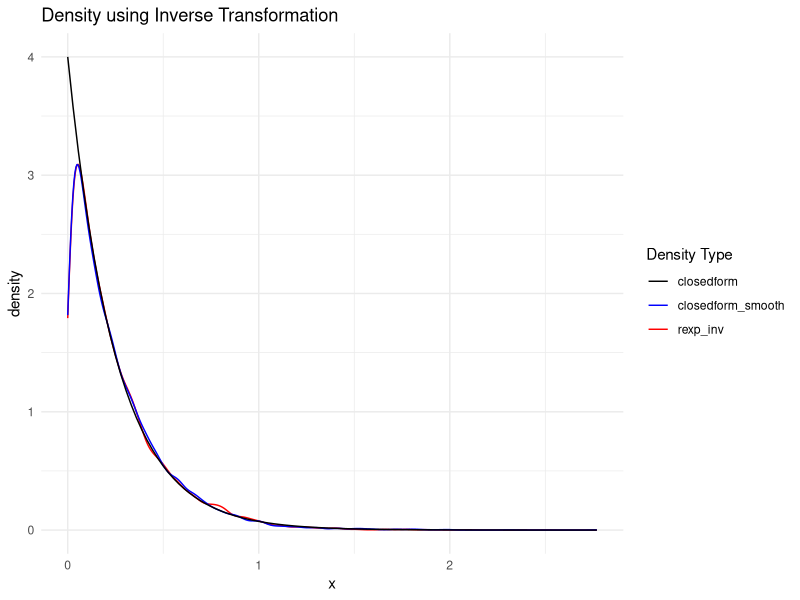
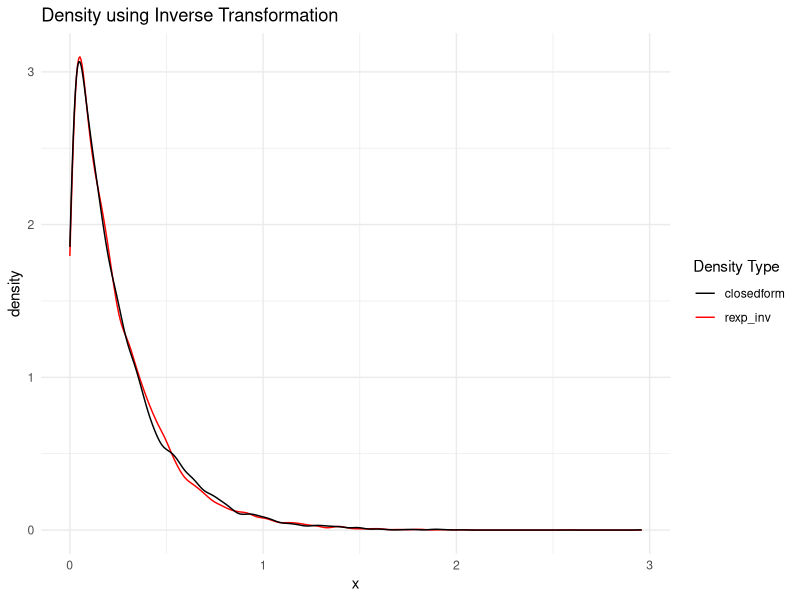
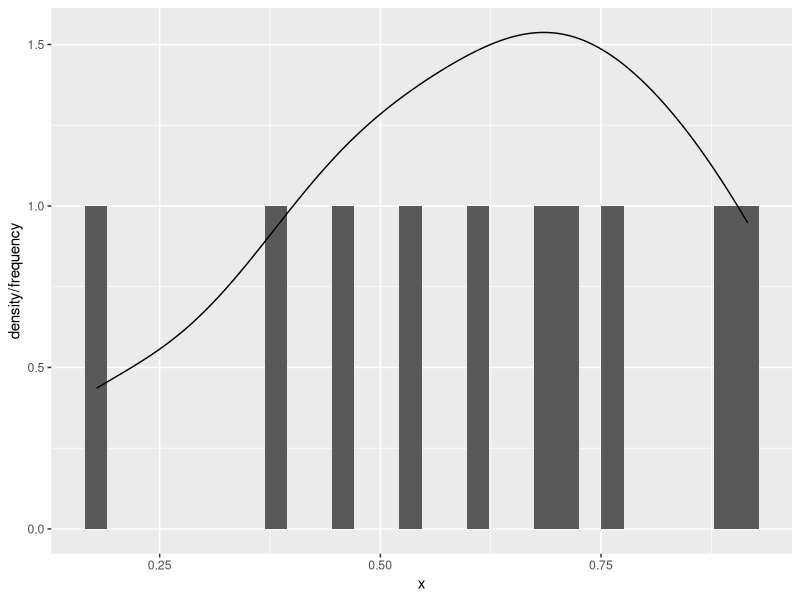

The R script that drew these images, in order:
## ---- chunk 1
#| message: false
library(tidyverse)
set.seed(20231012)
## ---- chunk 2
# beta
beta_inv <- function(u, lambda) {
  - log(1-u) / lambda
}

# bernoulli
ber_inv <- function(u, p) {
  ifelse(u <= (1 - p),0, 1)
}

## ---- chunk 3
# continuous plot
plot_cont_estcf <- function(input) {
  colors <- c(setNames("red",input$fields$sampled), 
    "closedform" = "black")
  input$df |>
    ggplot() +
    stat_density(aes(x = !!sym(input$fields$sampled), color = input$fields$sampled), geom = "line") +
    stat_density(aes(x = !!sym(input$fields$cf_smooth), color = "closedform"), geom = "line") +
    labs(
      x = "x",
      y = "density", 
      title = paste("Density using", input$sample_type)
    ) +
    scale_color_manual(values = colors, name = "Density Type")  +
    theme_minimal()

}
#  continuous plot with cf
plot_cont_estcf_cf <- function(input) {
  colors <- c(setNames("red",input$fields$sampled), 
    "closedform_smooth" = "blue",
    "closedform" = "black")
  input$df |>
    ggplot() +
    stat_density(aes(x = !!sym(input$fields$sampled), color = input$fields$sampled), geom = "line") +
    stat_density(aes(x = !!sym(input$fields$cf_smooth), color = "closedform_smooth"), geom = "line") +
    geom_function(
      aes(x = !!sym(input$fields$cf), color = "closedform"),
      fun = input$fun,
      args = input$args
    ) + 
    labs(
      x = "x",
      y = "density", 
      title = paste("Density using", input$sample_type)
    ) +
    scale_color_manual(values = colors, name = "Density Type")  +
    theme_minimal()

}

# plot comparing sampled with closed form actual density
plot_cont_cf <- function(input) {
  colors <- c(setNames("red",input$fields$sampled), 
    "closedform" = "black")
  input$df |>
    ggplot() +
    stat_density(aes(x = !!sym(input$fields$sampled), color = input$fields$sampled), geom = "line") +
    geom_function(
      aes(x = !!sym(input$fields$cf), color = "closedform"),
      fun = input$fun,
      args = input$args
    ) + 
    labs(
      x = "x",
      y = "density", 
      title = paste("Density using", input$sample_type)
    ) +
    scale_color_manual(values = colors, name = "Density Type")  +
    theme_minimal()

}

# inverse discrete plot
plot_inv_dcrete <- function(input) {
  input$df |>
    ggplot() +
    geom_bar(aes(x = !!sym(input$fields$sampled)) ) +
    labs(
      x = "x",
      y = "density", 
      title = paste("Density using", input$sample_type)
    ) +
    theme_minimal()
}


## ---- chunk 4
# various configs
n = 10000
lambda <- 4
# Sampled and collated data
data <- tibble(
  u = runif(n), 
  rexp_inv = beta_inv(u, lambda),
  rexp = rexp(10000, 4),
  grid = seq(0, max(rexp_inv, rexp), n)
  )
# Grouping all data for plotting
input <- list(
  df = data,
  fields = list(sampled = "rexp_inv", cf_smooth = "rexp", cf = "grid"),
  fun = dexp,
  args = list(rate = lambda),
  sample_type = "Inverse Transformation"
)
# plotting
plot_cont_estcf_cf(input)
## ---- chunk 5
# various configs
n = 10000
lambda <- 4
# Sampled and collated data
data <- tibble(
  u = runif(n), 
  rexp_inv = beta_inv(u, lambda),
  rexp = rexp(10000, 4)
  )
# Grouping all data for plotting
input <- list(
  df = data,
  fields = list(sampled = "rexp_inv", cf_smooth = "rexp"),
  sample_type = "Inverse Transformation"
)
# plotting
plot_cont_estcf(input)

## ---- chunk 6
# (a) 
plot_runif <- function(n) {
  data <- tibble(u = runif(n))
  ggplot(data, aes(x = u)) + 
    geom_histogram() + 
    geom_density() +
    labs(
      x = "x",
      y = "density/frequency"
    )

}
plot_runif(10)
# b)
# plot_runif(2000)
## ---- chunk 7
set.seed(42)
n <- 1000
p <- 0.6
data <- tibble(
  u = runif(n),
  rber_inv = ber_inv(u, p),
  rber = rbinom(n, size = 1, prob = p),
)

mn <- data |>
summarize(mean = mean(rber_inv))
